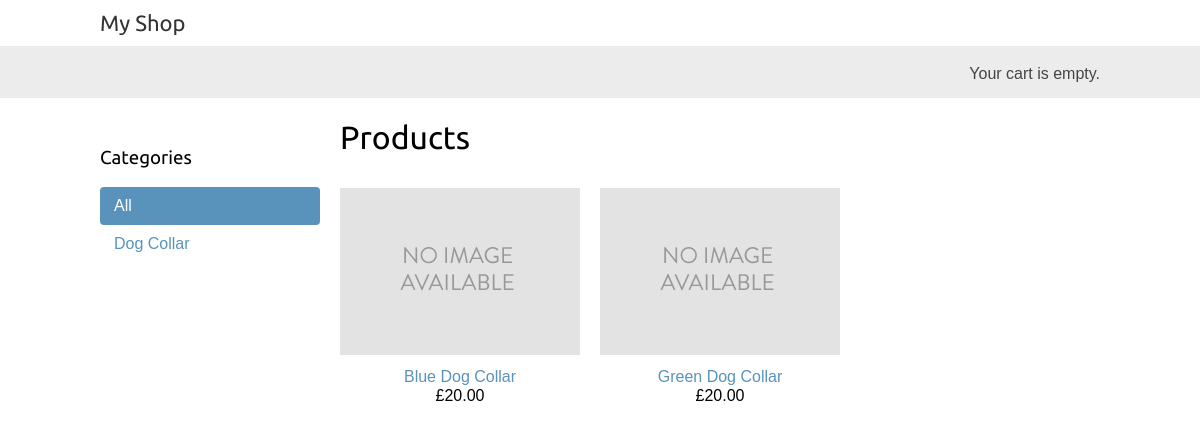
The page / on the database its author committed.
### shop/models.py (models this page shows, shortened)
class Category(models.Model):
    name = models.CharField(max_length=200)
    slug = models.SlugField(max_length=200, unique=True)
    class Meta:
        ordering = ['name']
        indexes = [
            models.Index(fields=['name']),
        ]
        verbose_name = 'category'
        verbose_name_plural = 'categories'
    def get_absolute_url(self):
        return reverse(
            'shop:product_list_by_category', args=[self.slug]
        )

class Product(models.Model):
    category = models.ForeignKey(
        Category,
        related_name='products',
        on_delete=models.CASCADE
    )
    name = models.CharField(max_length=200)
    slug = models.SlugField(max_length=200)
    image = models.ImageField(
        upload_to='products/%Y/%m/%d',
        blank=True
    )
    description = models.TextField(blank=True)
    price = models.DecimalField(max_digits=10, decimal_places=2)
    available = models.BooleanField(default=True)
    created = models.DateTimeField(auto_now_add=True)
    updated = models.DateTimeField(auto_now=True)
    class Meta:
        ordering = ['name']
        indexes = [
            models.Index(fields=['id', 'slug']),
            models.Index(fields=['name']),
            models.Index(fields=['-created']),
        ]
    def get_absolute_url(self):
        return reverse(
            'shop:product_detail', args=[self.id, self.slug]
        )

### shop/views.py (the view)
# urls.py: path('', views.product_list, name='product_list'),
def product_list(request, category_slug=None):
    category = None
    categories = Category.objects.all()
    products = Product.objects.filter(available=True)
    if category_slug:
        category = get_object_or_404(Category, slug=category_slug)
        products = products.filter(category=category)
    return render(
        request,
        'shop/product/list.html',
        {
            'category': category,
            'categories': categories,
            'products': products
        }
    )

### cart/cart.py (called while the page is built)
    def __len__(self):
        return sum(item['quantity'] for item in self.cart.values())

### cart/context_processors.py (called while the page is built)
def cart(request):
    return {'cart': Cart(request)}

### shop/templates/shop/product/list.html (shortened to what this page needs)
{% extends "shop/base.html" %}
{% load static %}
{% block content %}
    <div id="sidebar">
        <h3>Categories</h3>
        <ul>
            <li {% if not category %}class="selected"{% endif %}>
                <a href="{% url "shop:product_list" %}">All</a>
            </li>
            {% for c in categories %}
                <li {% if category.slug == c.slug %}class="selected"{% endif %}>
                    <a href="{{ c.get_absolute_url }}">{{ c.name }}</a>
                </li>
            {% endfor %}
        </ul>
    </div>
    <div id="main" class="product-list">
        <h1>{% if category %}{{ category.name }}{% else %}Products{% endif %}</h1>
        {% for product in products %}
            <div class="item">
                <a href="{{ product.get_absolute_url }}">
                    <img src="{% if product.image %}{{ product.image.url }}{% else %}{% static "img/no_image.png" %}{% endif %}">
                </a>
                <a href="{{ product.get_absolute_url }}">{{ product.name }}</a>
                <br>
                £{{ product.price }}
            </div>
        {% endfor %}
    </div>
{% endblock %}

### shop/templates/shop/base.html (shortened to what this page needs)
{% load static %}
<!DOCTYPE html>
<html>
    <head>
        <link href="{% static "css/base.css" %}" rel="stylesheet">
    </head>
    <body>
        <div id="header">
            <a href="/" class="logo">My Shop</a>
        </div>
        <div id="subheader">
            <div class="cart">
                {% with total_items=cart|length %}
                    {% if total_items > 0 %}
                        Your cart:
                        <a href="{% url "cart:cart_detail" %}">
                            {{ total_items }} item{{ total_items|pluralize }},
                            £{{ cart.get_total_price }}
                        </a>
                    {% else %}
                        Your cart is empty.
                    {% endif %}
                {% endwith %}
            </div>
        </div>
        <div id="content">
            {% block content %}
            {% endblock %}
        </div>
    </body>
</html>

### shop/static/css/base.css (style rules this page uses)
body { margin:0; padding:0; font-family:helvetica, sans-serif; }
h1, h2, h3, h4, h5 , h6 { font-family: 'Ubuntu', sans-serif; font-weight:normal; }
a { text-decoration:none; color:#5993bb; }
#header { padding:10px 100px; font-size:18px; overflow:auto; }
#subheader { background:#ececec; color:#444; padding:15px 100px; overflow:auto; }
#header .logo { font-family: 'Ubuntu', sans-serif; float:left; color:#333; font-size:22px; margin-right:10%; }
#subheader .cart { float:right; padding-top:4px; }
#content { padding:0 100px; overflow:hidden; }
#sidebar { width:220px; padding:30px 20px 0 0; float:left; }
#sidebar ul { margin:0; padding:0; }
#sidebar ul li { margin:0; list-style:none; padding:10px 14px; }
#sidebar ul li a { display:block; }
#sidebar ul li.selected { background:#5993bb; border-radius:4px; }
#sidebar ul li.selected a { color:#fff; }
#main { float:left; width: 96%; margin-right:-220px; overflow:hidden; }
.product-list .item { width:25%; padding:10px 20px 10px 0; float:left; text-align:center; line-height:1.2; }
.product-list .item img { width:100%; margin-bottom:8px; }

### rows shown on the page
Category: name "Dog Collar"
Product: name "Blue Dog Collar", price "20.00"
Product: name "Green Dog Collar", price "20.00"
